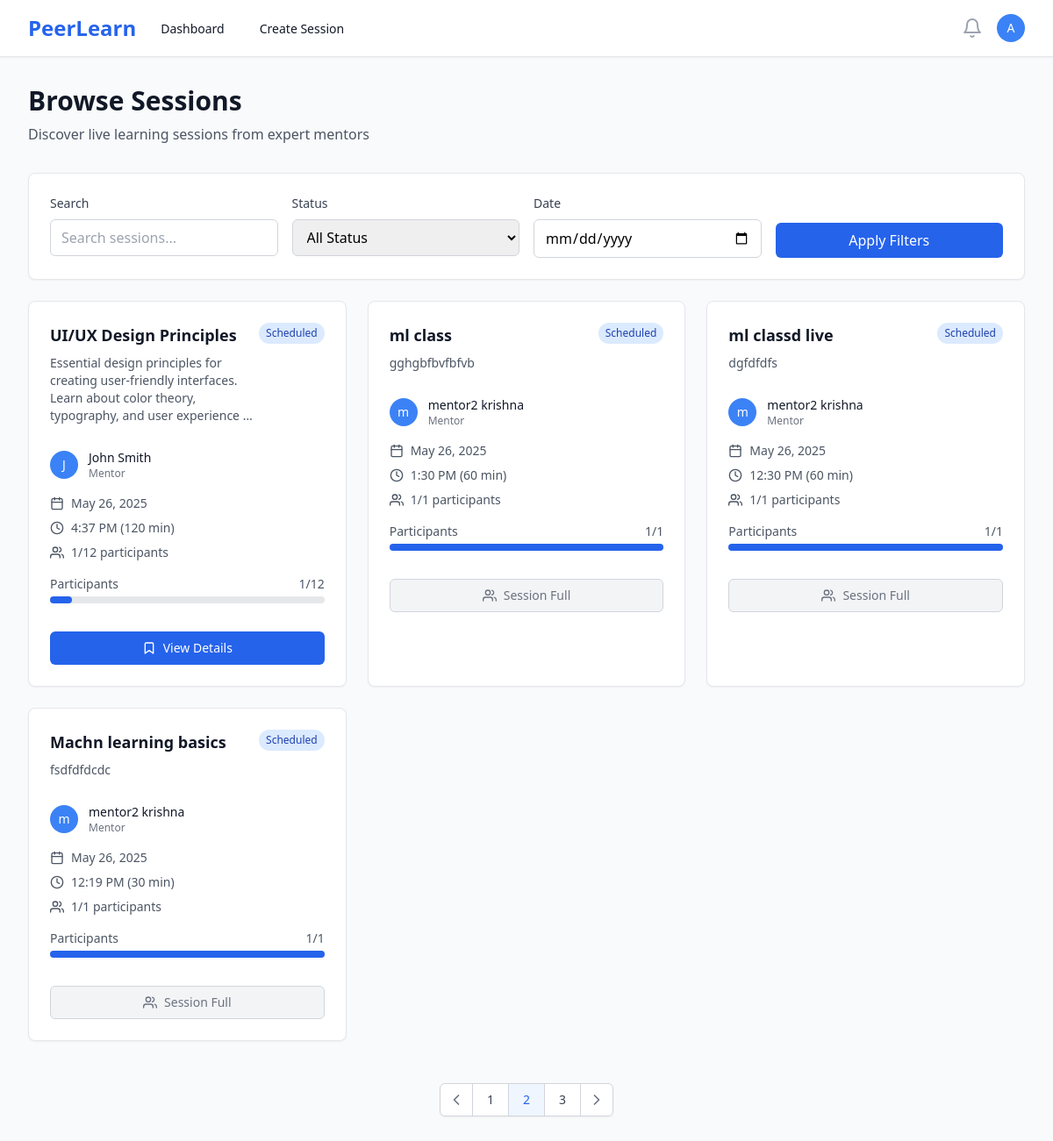
The app's page /sessions/ (signed in) with its own data.
### users/models.py (models this page shows, shortened)
class User(AbstractUser):
    ROLE_CHOICES = [
        ('mentor', 'Mentor'),
        ('learner', 'Learner'),
    ]
    id = models.UUIDField(primary_key=True, default=uuid.uuid4, editable=False)
    role = models.CharField(max_length=10, choices=ROLE_CHOICES, default='learner')
    bio = models.TextField(blank=True, null=True)
    skills = models.CharField(max_length=500, blank=True, help_text="Comma-separated skills for recommendation matching")
    interests = models.CharField(max_length=500, blank=True, help_text="Learning interests for AI recommendations")
    domain = models.CharField(max_length=100, blank=True, help_text="Learning domain/field")
    expertise = models.CharField(max_length=100, blank=True, help_text="Primary domain/area of expertise")
    career_goals = models.TextField(blank=True, help_text="Career aspirations for AI guidance")
    profile_image = models.ImageField(upload_to='profiles/', blank=True, null=True)
    created_at = models.DateTimeField(auto_now_add=True)
    updated_at = models.DateTimeField(auto_now=True)
    @property
    def is_mentor(self):
        return self.role == 'mentor'

### sessions/models.py (models this page shows, shortened)
class Session(models.Model):
    STATUS_CHOICES = [
        ('draft', 'Draft'),
        ('scheduled', 'Scheduled'),
        ('live', 'Live'),
        ('completed', 'Completed'),
        ('cancelled', 'Cancelled'),
    ]
    CATEGORY_CHOICES = [
        ('programming', 'Programming & Development'),
        ('data-science', 'Data Science & Analytics'),
        ('web-development', 'Web Development'),
        ('mobile-development', 'Mobile Development'),
        ('ai-ml', 'AI & Machine Learning'),
        ('design', 'UI/UX Design'),
        ('business', 'Business & Marketing'),
        ('language', 'Language Learning'),
        ('music', 'Music & Arts'),
        ('fitness', 'Health & Fitness'),
        ('other', 'Other'),
    ]
    id = models.UUIDField(primary_key=True, default=uuid.uuid4, editable=False)
    mentor = models.ForeignKey(User, on_delete=models.CASCADE, related_name='mentor_sessions')
    title = models.CharField(max_length=200)
    description = models.TextField()
    thumbnail = models.ImageField(upload_to='session_thumbnails/', blank=True, null=True, help_text="Session cover image")
    category = models.CharField(max_length=50, choices=CATEGORY_CHOICES, blank=True, help_text="Session category for recommendations")
    skills = models.TextField(blank=True, help_text="Comma-separated skills for ML matching")
    price = models.DecimalField(max_digits=8, decimal_places=2, null=True, blank=True, help_text="Price in INR, null for free sessions")
    schedule = models.DateTimeField()
    duration = models.IntegerField(help_text="Duration in minutes")
    max_participants = models.IntegerField(default=10)
    status = models.CharField(max_length=20, choices=STATUS_CHOICES, default='draft')
    created_at = models.DateTimeField(auto_now_add=True)
    updated_at = models.DateTimeField(auto_now=True)
    class Meta:
        ordering = ['-schedule']
    @property
    def current_participants(self):
        return self.bookings.filter(status='confirmed').count()
    @property
    def is_full(self):
        return self.current_participants >= self.max_participants

### sessions/views.py (the view)
# urls.py: path('', views.session_list, name='session_list'),
@login_required
def session_list(request):
    sessions = Session.objects.filter(
        status='scheduled',
        schedule__gt=timezone.now()
    ).select_related('mentor')
    return render(request, 'sessions/list.html', {'sessions': sessions})

### templates/sessions/list.html (shortened to what this page needs)
{% extends 'base.html' %}
{% block content %}
<div class="max-w-7xl mx-auto px-4 sm:px-6 lg:px-8 py-8">
    <div class="mb-8">
        <h1 class="text-3xl font-bold text-gray-900">Browse Sessions</h1>
        <p class="mt-2 text-gray-600">Discover live learning sessions from expert mentors</p>
    </div>
    <div class="bg-white rounded-lg shadow-sm border border-gray-200 p-6 mb-6">
        <div class="grid grid-cols-1 md:grid-cols-4 gap-4">
            <div>
                <label class="block text-sm font-medium text-gray-700 mb-2">Search</label>
                <input type="text"
                       placeholder="Search sessions..."
                       class="w-full px-3 py-2 border border-gray-300 rounded-md focus:ring-blue-500 focus:border-blue-500">
            </div>
            <div>
                <label class="block text-sm font-medium text-gray-700 mb-2">Status</label>
                <select class="w-full px-3 py-2 border border-gray-300 rounded-md focus:ring-blue-500 focus:border-blue-500">
                    <option value="">All Status</option>
                </select>
            </div>
            <div>
                <label class="block text-sm font-medium text-gray-700 mb-2">Date</label>
                <input type="date"
                       class="w-full px-3 py-2 border border-gray-300 rounded-md focus:ring-blue-500 focus:border-blue-500">
            </div>
            <div class="flex items-end">
                <button class="w-full px-4 py-2 bg-blue-600 text-white rounded-md hover:bg-blue-700 focus:outline-none focus:ring-2 focus:ring-offset-2 focus:ring-blue-500">
                    Apply Filters
                </button>
            </div>
        </div>
    </div>
    {% if sessions %}
    <div class="grid grid-cols-1 md:grid-cols-2 lg:grid-cols-3 gap-6">
        {% for session in sessions %}
        <div class="bg-white rounded-lg shadow-sm border border-gray-200 hover:shadow-md transition-shadow">
            <div class="p-6">
                <div class="flex items-start justify-between mb-4">
                    <div class="flex-1">
                        <h3 class="text-lg font-semibold text-gray-900 mb-2">
                            <a href="{% url 'session_detail' session.id %}" class="hover:text-blue-600">
                                {{ session.title }}
                            </a>
                        </h3>
                        <p class="text-sm text-gray-600 mb-3">{{ session.description|truncatewords:15 }}</p>
                    </div>
                    <span class="px-2 py-1 text-xs font-medium rounded-full flex-shrink-0
                                {% if session.status == 'scheduled' %}bg-blue-100 text-blue-800
                                {% elif session.status == 'live' %}bg-green-100 text-green-800
                                {% elif session.status == 'completed' %}bg-gray-100 text-gray-800
                                {% elif session.status == 'cancelled' %}bg-red-100 text-red-800
                                {% else %}bg-yellow-100 text-yellow-800{% endif %}">
                        {{ session.status|title }}
                    </span>
                </div>
                <div class="flex items-center mb-4">
                    {% if session.mentor.profile_image %}
                        <img class="h-8 w-8 rounded-full" src="{{ session.mentor.profile_image.url }}" alt="">
                    {% else %}
                        <div class="h-8 w-8 rounded-full bg-blue-500 flex items-center justify-center">
                            <span class="text-white text-sm font-medium">{{ session.mentor.first_name|first|default:session.mentor.username|first }}</span>
                        </div>
                    {% endif %}
                    <div class="ml-3">
                        <p class="text-sm font-medium text-gray-900">{{ session.mentor.get_full_name|default:session.mentor.username }}</p>
                        <p class="text-xs text-gray-500">Mentor</p>
                    </div>
                </div>
                <div class="space-y-2 text-sm text-gray-600 mb-4">
                    <div class="flex items-center">
                        <i data-feather="calendar" class="h-4 w-4 mr-2"></i>
                        {{ session.schedule|date:"M j, Y" }}
                    </div>
                    <div class="flex items-center">
                        <i data-feather="clock" class="h-4 w-4 mr-2"></i>
                        {{ session.schedule|time:"g:i A" }} ({{ session.duration }} min)
                    </div>
                    <div class="flex items-center">
                        <i data-feather="users" class="h-4 w-4 mr-2"></i>
                        {{ session.current_participants }}/{{ session.max_participants }} participants
                    </div>
                </div>
                <div class="mb-4">
                    <div class="flex justify-between text-sm text-gray-600 mb-1">
                        <span>Participants</span>
                        <span>{{ session.current_participants }}/{{ session.max_participants }}</span>
                    </div>
                    <div class="w-full bg-gray-200 rounded-full h-2">
                        <div class="bg-blue-600 h-2 rounded-full"
                             style="width: {% widthratio session.current_participants session.max_participants 100 %}%"></div>
                    </div>
                </div>
                <div class="pt-4">
                    {% if user.is_authenticated %}
                        {% if session.status == 'live' %}
                            <a href="{% url 'session_detail' session.id %}"
                               class="w-full inline-flex items-center justify-center px-4 py-2 border border-transparent text-sm font-medium rounded-md text-white bg-green-600 hover:bg-green-700">
                                <i data-feather="video" class="h-4 w-4 mr-2"></i>
                                Join Live Session
                            </a>
                        {% elif session.status == 'scheduled' %}
                            {% if session.is_full %}
                                <button disabled
                                        class="w-full inline-flex items-center justify-center px-4 py-2 border border-gray-300 text-sm font-medium rounded-md text-gray-500 bg-gray-100 cursor-not-allowed">
                                    <i data-feather="users" class="h-4 w-4 mr-2"></i>
                                    Session Full
                                </button>
                            {% else %}
                                <a href="{% url 'session_detail' session.id %}"
                                   class="w-full inline-flex items-center justify-center px-4 py-2 border border-transparent text-sm font-medium rounded-md text-white bg-blue-600 hover:bg-blue-700">
                                    <i data-feather="bookmark" class="h-4 w-4 mr-2"></i>
                                    View Details
                                </a>
                            {% endif %}
                        {% else %}
                            <a href="{% url 'session_detail' session.id %}"
                               class="w-full inline-flex items-center justify-center px-4 py-2 border border-gray-300 text-sm font-medium rounded-md text-gray-700 bg-white hover:bg-gray-50">
                                <i data-feather="eye" class="h-4 w-4 mr-2"></i>
                                View Details
                            </a>
                        {% endif %}
                    {% else %}
                        <a href="{% url 'login' %}"
                           class="w-full inline-flex items-center justify-center px-4 py-2 border border-transparent text-sm font-medium rounded-md text-white bg-blue-600 hover:bg-blue-700">
                            Login to Book
                        </a>
                    {% endif %}
                </div>
            </div>
        </div>
        {% endfor %}
    </div>
    <div class="mt-12 flex justify-center">
        <nav class="relative z-0 inline-flex rounded-md shadow-sm -space-x-px" aria-label="Pagination">
            <a href="#" class="relative inline-flex items-center px-2 py-2 rounded-l-md border border-gray-300 bg-white text-sm font-medium text-gray-500 hover:bg-gray-50">
                <i data-feather="chevron-left" class="h-5 w-5"></i>
            </a>
            <a href="#" class="relative inline-flex items-center px-4 py-2 border border-gray-300 bg-white text-sm font-medium text-gray-700 hover:bg-gray-50">
                1
            </a>
            <a href="#" class="relative inline-flex items-center px-4 py-2 border border-gray-300 bg-blue-50 text-sm font-medium text-blue-600">
                2
            </a>
            <a href="#" class="relative inline-flex items-center px-4 py-2 border border-gray-300 bg-white text-sm font-medium text-gray-700 hover:bg-gray-50">
                3
            </a>
            <a href="#" class="relative inline-flex items-center px-2 py-2 rounded-r-md border border-gray-300 bg-white text-sm font-medium text-gray-500 hover:bg-gray-50">
                <i data-feather="chevron-right" class="h-5 w-5"></i>
            </a>
        </nav>
    </div>
    {% endif %}
</div>
{% endblock %}

### templates/base.html (shortened to what this page needs)
<!DOCTYPE html>
<html lang="en" class="h-full bg-gray-50">
<head>
    <script src="https://cdn.tailwindcss.com"></script>
</head>
<body class="h-full">
    {% if user.is_authenticated %}
    <nav class="bg-white shadow-sm border-b border-gray-200" x-data="{ mobileMenuOpen: false }">
        <div class="max-w-7xl mx-auto px-4 sm:px-6 lg:px-8">
            <div class="flex justify-between h-16">
                <div class="flex">
                    <div class="flex-shrink-0 flex items-center">
                        <a href="{% url 'landing' %}" class="text-2xl font-bold text-blue-600">PeerLearn</a>
                    </div>
                    <div class="hidden sm:ml-6 sm:flex sm:space-x-8">
                        {% if user.is_mentor %}
                            <a href="{% url 'mentor_dashboard' %}" class="border-transparent text-gray-900 hover:text-blue-600 inline-flex items-center px-1 pt-1 border-b-2 text-sm font-medium">
                                Dashboard
                            </a>
                            <a href="{% url 'create_session' %}" class="border-transparent text-gray-900 hover:text-blue-600 inline-flex items-center px-1 pt-1 border-b-2 text-sm font-medium">
                                Create Session
                            </a>
                        {% endif %}
                    </div>
                </div>
                <div class="hidden sm:ml-6 sm:flex sm:items-center">
                    <button type="button" class="bg-white p-1 rounded-full text-gray-400 hover:text-gray-500 focus:outline-none focus:ring-2 focus:ring-offset-2 focus:ring-blue-500">
                        <i data-feather="bell" class="h-6 w-6"></i>
                    </button>
                    <div class="ml-3 relative" x-data="{ open: false }">
                        <div>
                            <button @click="open = !open" type="button" class="bg-white rounded-full flex text-sm focus:outline-none focus:ring-2 focus:ring-offset-2 focus:ring-blue-500" id="user-menu-button">
                                <div class="h-8 w-8 rounded-full bg-blue-500 flex items-center justify-center">
                                    <span class="text-white text-sm font-medium">{{ user.first_name|first|default:user.username|first }}</span>
                                </div>
                            </button>
                        </div>
                    </div>
                </div>
            </div>
        </div>
    </nav>
    {% endif %}
    <main class="{% if user.is_authenticated %}pt-0{% else %}pt-0{% endif %}">
        {% block content %}{% endblock %}
    </main>
</body>
</html>

### records on screen
User: first_name|first "A"
Session: title "UI/UX Design Principles", description "Essential design principles for creating user-friendly interfaces. Learn about color theory, typography, and user experience …", status "Scheduled", mentor.first_name|first "J", mentor.get_full_name "John Smith", schedule "May 26, 2025", schedule "4:37 PM", duration "120", current_participants "1", max_participants "12", shows "View Details"
Session: title "ml class", description "gghgbfbvfbfvb", status "Scheduled", mentor.first_name|first "m", mentor.get_full_name "mentor2 krishna", schedule "May 26, 2025", schedule "1:30 PM", duration "60", current_participants "1", max_participants "1", shows "Session Full"
Session: title "ml classd live", description "dgfdfdfs", status "Scheduled", mentor.first_name|first "m", mentor.get_full_name "mentor2 krishna", schedule "May 26, 2025", schedule "12:30 PM", duration "60", current_participants "1", max_participants "1", shows "Session Full"
Session: title "Machn learning basics", description "fsdfdfdcdc", status "Scheduled", mentor.first_name|first "m", mentor.get_full_name "mentor2 krishna", schedule "May 26, 2025", schedule "12:19 PM", duration "30", current_participants "1", max_participants "1", shows "Session Full"
